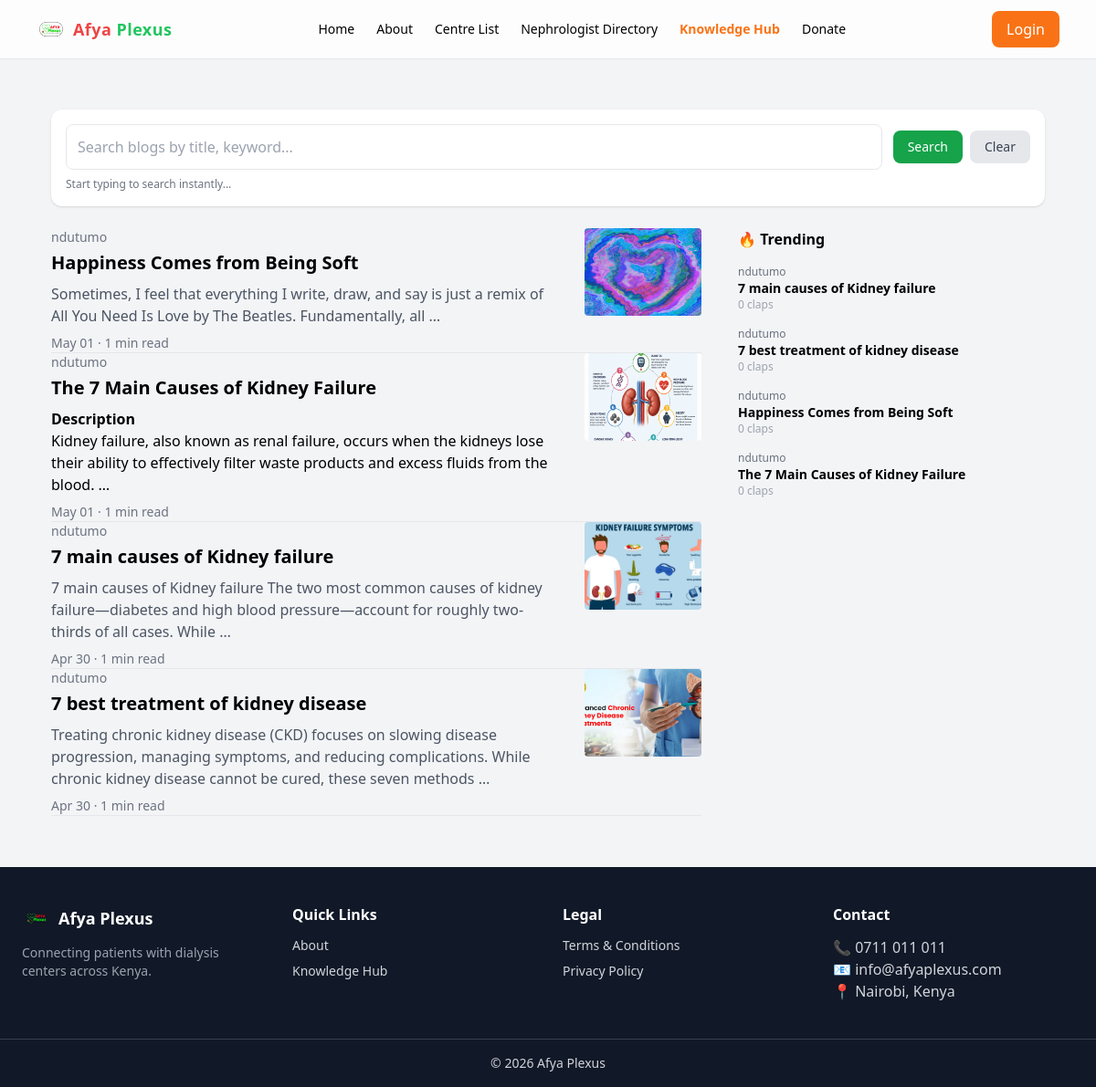
Screenshot of /page/blog_list/ with the database file from the repository.
### page/models.py (models this page shows, shortened)
class Page(models.Model):
	id = models.UUIDField(primary_key=True, default=uuid.uuid1, editable=False)
	title = models.CharField(max_length=200)
	page_type = models.CharField(max_length=20,default='Normal')
	status = models.CharField(max_length=20,default='active')
	content = models.TextField()
	date = models.DateField(default=timezone.now)
	user = models.ForeignKey(User, related_name='page', on_delete=models.SET_NULL,null=True,blank=True)
	rating = models.CharField(max_length=20,default=1)
	image = models.FileField(upload_to='blogs/', null=True, blank=True)
	clap_count = models.PositiveIntegerField(default=0)
	bookmarks = models.ManyToManyField(User, related_name='bookmarked_pages', blank=True)
	category = models.CharField(max_length=150,default='Kidney Care')
	featured = models.BooleanField(default=False)
	def reading_time(self):
		words = len(self.content.split())
		return max(1, words // 200)

### page/views.py (the view, shortened to what this page needs)
# urls.py: path('blog_list/', views.blog_list, name='blog_list'),
def blog_list(request):
    tab = request.GET.get('tab')
    search = request.GET.get('search', '')
    posts = Page.objects.filter(page_type='Blog', status='active').order_by('-date')
    if search:
        posts = posts.filter(
            Q(title__icontains=search) |
            Q(content__icontains=search) |
            Q(category__icontains=search)
        )
    paginator = Paginator(posts, 5)
    page = request.GET.get('page')
    posts = paginator.get_page(page)
    trending = Page.objects.filter(page_type='Blog', status='active').order_by('-clap_count')[:5]
    return render(request, 'page/blog_list.html', {'posts': posts,'trending': trending,'tab': tab})

### userprofile/utils.py (called while the page is built, shortened)
def generate_visitor_id():
    return str(uuid.uuid4())

def get_client_ip(request):
    x_forwarded_for = request.META.get("HTTP_X_FORWARDED_FOR")
    if x_forwarded_for:
        ip = x_forwarded_for.split(",")[0]
    else:
        ip = request.META.get("REMOTE_ADDR")
    if ip in ["127.0.0.1", "::1"]:
        return None
    return ip

def get_geo_data(ip):
    if not ip:
        return {}

### page/templates/page/blog_list.html (shortened to what this page needs)
{% extends 'base.html' %}
{% load static %}
{% block content %}
<div class="max-w-6xl mx-auto px-4 py-0">
  <div class="mb-6 bg-white p-4 rounded-xl shadow">
    <div class="flex flex-col md:flex-row md:items-center gap-3">
      <input type="text"
             id="search"
             placeholder="Search blogs by title, keyword..."
             class="flex-1 border p-3 rounded-lg focus:ring-2 focus:ring-green-400">
      <div class="flex gap-2">
        <button onclick="fetchPosts()"
                class="bg-green-600 text-white px-4 py-2 rounded-lg text-sm hover:bg-green-700">
          Search
        </button>
        <button onclick="clearSearch()"
                class="bg-gray-200 text-gray-700 px-4 py-2 rounded-lg text-sm hover:bg-gray-300">
          Clear
        </button>
      </div>
    </div>
    <p class="text-xs text-gray-500 mt-2">
      Start typing to search instantly...
    </p>
  </div>
  <div class="grid lg:grid-cols-3 gap-10">
    <div class="lg:col-span-2 space-y-10">
      <div id="posts-container">
        {% for post in posts %}
        <div class="flex gap-6">
          <div class="flex-1">
            <p class="text-sm text-gray-500 mb-1">
              {{ post.user }}
            </p>
            <a href="{% url 'blog_detail' pk=post.pk %}">
              <h2 class="text-xl font-bold hover:text-blue-700">
                {{ post.title }}
              </h2>
            </a>
            <p class="text-gray-600 mt-2 line-clamp-3">
              {{ post.content|safe|truncatewords:25 }}
            </p>
            <div class="text-sm text-gray-500 mt-2">
              {{ post.date|date:"M d" }} · {{ post.reading_time }} min read
            </div>
          </div>
          {% if post.image %}
          <img src="{{ post.image.url }}"
               class="w-32 h-24 object-cover rounded">
          {% endif %}
        </div>
        <hr>
        {% endfor %}
      </div>
    </div>
    <aside class="hidden lg:block">
      <div class="sticky top-24 space-y-8">
        <div>
          <h3 class="font-semibold mb-4">🔥 Trending</h3>
          <div class="space-y-4">
            {% for t in trending %}
            <a href="{% url 'blog_detail' pk=t.pk %}" class="block">
              <p class="text-xs text-gray-500">{{ t.user }}</p>
              <p class="font-semibold text-sm">{{ t.title|truncatewords:10 }}</p>
              <p class="text-xs text-gray-400">{{ t.clap_count }} claps</p>
            </a>
            {% endfor %}
          </div>
        </div>
      </div>
    </aside>
  </div>
</div>
{% endblock %}

### rows the page displays
Page: user "ndutumo", title "Happiness Comes from Being Soft", content "Sometimes, I feel that everything I write, draw, and say is just a remix of All You Need Is Love by The Beatles. Fundamentally, all …", date "May 01", reading_time "1", image (picture), clap_count "0"
Page: user "ndutumo", title "The 7 Main Causes of Kidney Failure", content "Description Kidney failure, also known as renal failure, occurs when the kidneys lose their ability to effectively filter waste products and excess fluids from the blood. …", date "May 01", reading_time "1", image (picture), clap_count "0"
Page: user "ndutumo", title "7 main causes of Kidney failure", content "7 main causes of Kidney failure The two most common causes of kidney failure—diabetes and high blood pressure—account for roughly two-thirds of all cases. While …", date "Apr 30", reading_time "1", image (picture), clap_count "0"
Page: user "ndutumo", title "7 best treatment of kidney disease", content "Treating chronic kidney disease (CKD) focuses on slowing disease progression, managing symptoms, and reducing complications. While chronic kidney disease cannot be cured, these seven methods …", date "Apr 30", reading_time "1", image (picture), clap_count "0"
